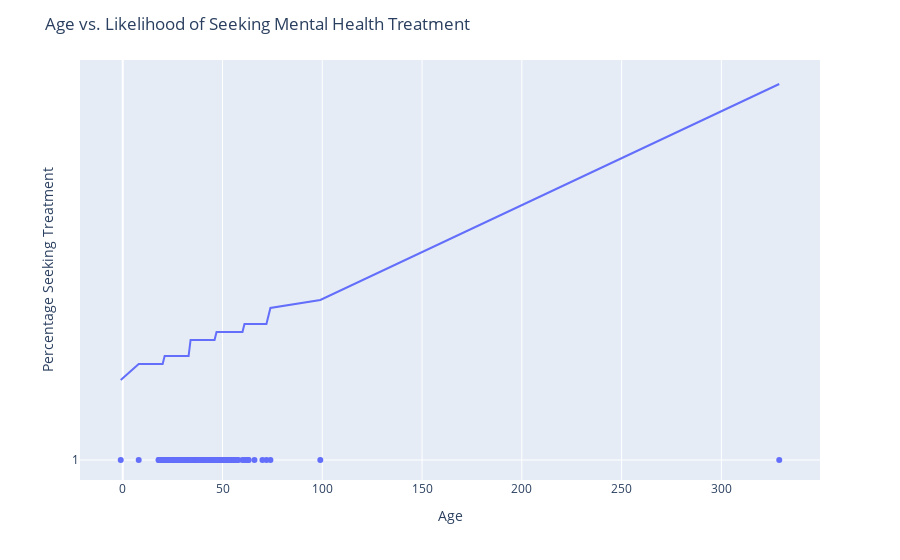

The notebook cell saved with this chart:
### Code cell
# create a scatter plot with trendline using plotly express
fig = px.scatter(age_t_data, x="Age", y="treatment", trendline="ols")

# set the title and axis labels
fig.update_layout(
    title='Age vs. Likelihood of Seeking Mental Health Treatment',
    xaxis_title='Age',
    yaxis_title='Percentage Seeking Treatment'
)

# show the plot
fig.show()

### Figure 1 — Plotly figure (JSON) as saved in the notebook; plotly's stock layout.template omitted (floating-point values rounded to 4 significant figures; data arrays with more than 128 entries replaced by an {"elided": "..."} marker saying what was removed)
{"data": [{"hovertemplate": "Age=%{x}<br>treatment=%{y}<extra></extra>", "legendgroup": "", "marker": {"color": "#636efa", "symbol": "circle"}, "mode": "markers", "name": "", "orientation": "v", "showlegend": false, "type": "scatter", "x": {"elided": "973 int values"}, "xaxis": "x", "y": {"elided": "973 int values"}, "yaxis": "y"}, {"hovertemplate": "<b>OLS trendline</b><br>treatment = 1.65883e-17 * Age + 1<br>R<sup>2</sup>=-inf<br><br>Age=%{x}<br>treatment=%{y} <b>(trend)</b><extra></extra>", "legendgroup": "", "marker": {"color": "#636efa", "symbol": "circle"}, "mode": "lines", "name": "", "showlegend": false, "type": "scatter", "x": {"elided": "973 int values"}, "xaxis": "x", "y": {"elided": "973 float values"}, "yaxis": "y"}], "layout": {"legend": {"tracegroupgap": 0}, "margin": {"t": 60}, "title": {"text": "Age vs. Likelihood of Seeking Mental Health Treatment"}, "xaxis": {"anchor": "y", "domain": [0, 1], "title": {"text": "Age"}}, "yaxis": {"anchor": "x", "domain": [0, 1], "title": {"text": "Percentage Seeking Treatment"}}}}
